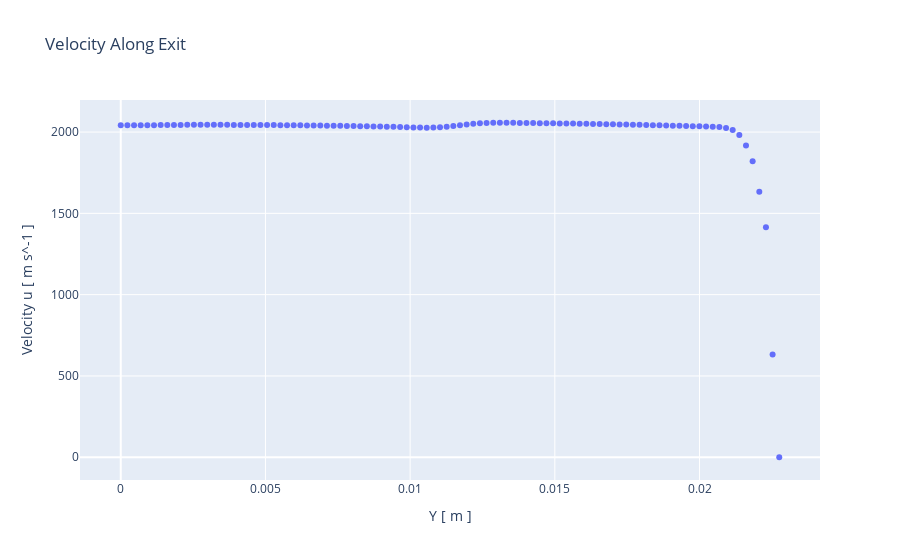

Here is the notebook cell this chart was saved with:
### Code cell
# Velocity plot
px.scatter(vel, x='Y [ m ]', y='Velocity u [ m s^-1 ]', 
           title="Velocity Along Exit")
